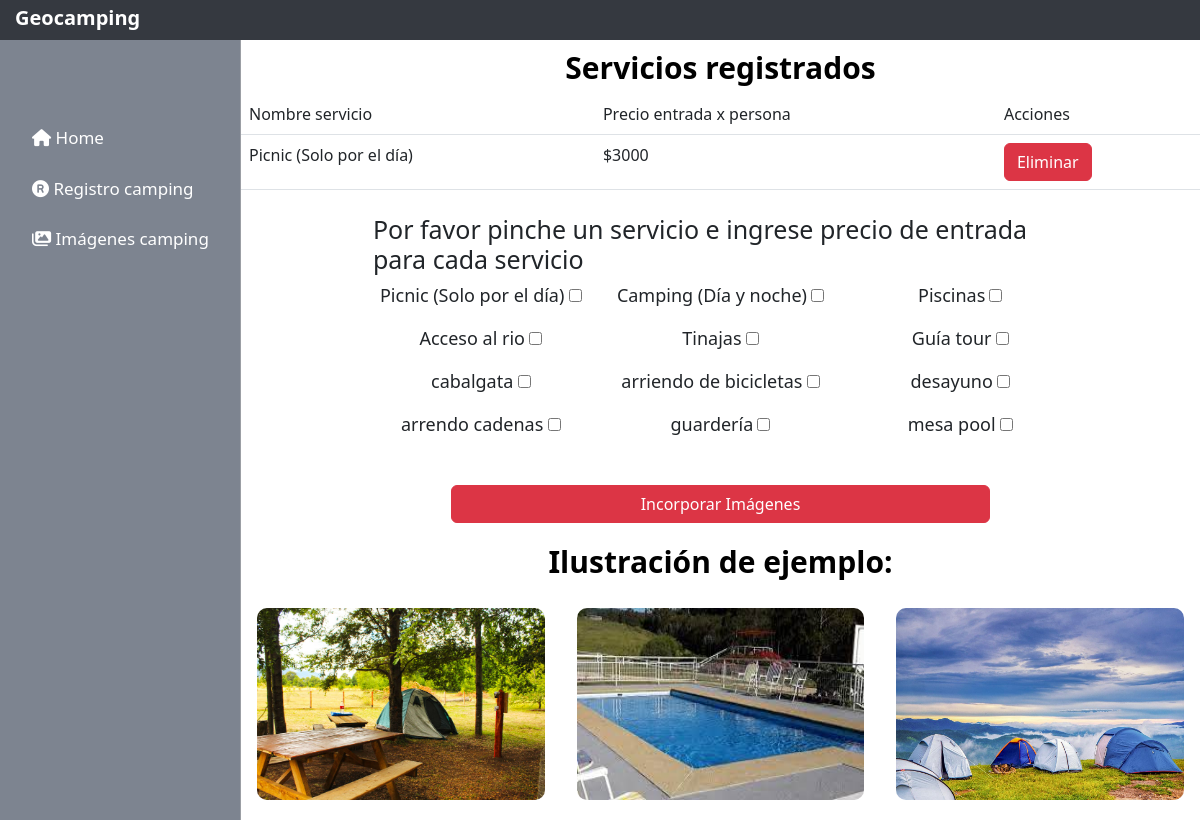
Screenshot of /incorporacion_servicios.php?id=480 with the database file from the repository.
### tables this page shows
CREATE TABLE `tiene` (
  `id_servicio` int NOT NULL,
  `id_camping` int NOT NULL,
  `precio` int NOT NULL
);

CREATE TABLE `servicio` (
  `id_servicio` int NOT NULL,
  `nombre_servicio` varchar(70) NOT NULL
);

### www/incorporacion_servicios.php (the view, shortened to what this page needs)
<!DOCTYPE html>
<html lang="es">
<head>
    <link rel="stylesheet" href="styles_incorporacion_servicios/styles.css">
    <link rel="stylesheet" href="styles_incorporacion_servicios/responsive.css">
    <link href="https://cdn.jsdelivr.net/npm/bootstrap@5.2.0-beta1/dist/css/bootstrap.min.css" rel="stylesheet">
</head>
<body>
    <?php
        include_once("./conexion_bd/conexion.php");
        $id_camping = $_GET["id"];
    ?>
    <div class="main-container">
        <header class="header2" id="header2">
            <div class="logo2">
                <h3>Geocamping</h3>
            </div>
        </header>
        <div class="content">
            <div class="barra-navegacion">
                <nav class="navegacion">
                    <ul class="ul">
                        <li><a href="#"><i class="fa-solid fa-house"></i> Home</a></li>
                        <li><a href="index.php"><i class="fa-solid fa-registered"></i> Registro camping</a></li>
                        <li><a href="listadoImagenes.php?id=<?php echo $id_camping?>"><i class="fa-solid fa-images"></i> Imágenes camping</a></li>
                    </ul>
                </nav>
            </div>
            <div class="panel-admin">
                        <?php
                            $sql = "select c.id_camping ,t.id_servicio, s.nombre_servicio, t.precio from camping c, tiene t, servicio s where c.id_camping = t.id_camping and t.id_servicio = s.id_servicio and c.id_camping = $id_camping";
                            $query = mysqli_query($conn,$sql);
                            $filas = mysqli_num_rows($query);
                            if($filas){
                                ?>
                                    <h1 class="titulo">Servicios registrados</h1>
                                    <table class="w-100 table">
                                        <thead class="">
                                            <td>Nombre servicio</td>
                                            <td>Precio entrada x persona</td>
                                            <td>Acciones</td>
                                        </thead>
                                        <tbody>
                                <?php
                                while($tiene = $query->fetch_row()){
                                    ?>
                                       <tr>
                                            <td><?php echo $tiene[2] ?></td>
                                            <td>$<?php echo $tiene[3] ?></td>
                                            <td><a class="btn btn-danger" href="crud-servicios/delete.php?id_camping=<?php echo $tiene[0]?>&id_servicio=<?php echo $tiene[1]?>">Eliminar</a></td>
                                       </tr>
                                    <?php
                                }
                                ?>
                                       </tbody>
                                    </table>
                                <?php
                            }
                        ?>
                <div id="form" class="w-75 row m-auto">
                    <h1 style="font-size:25px ;" class="mt-2">Por favor pinche un servicio e ingrese precio de entrada para cada servicio </h1>
                        <?php
                        $sql = "select * from servicio";
                        $resultado = mysqli_query($conn,$sql);
                        $filas = mysqli_num_rows($resultado);
                        if($filas > 0){
                            while($servicio = $resultado->fetch_row()){
                            ?>
                            <div class="col-4 service text-center mb-3">
                                <label for=""><?php echo $servicio[1] ?></label>
                                <input type="checkbox" name="servicios[]" value="<?php echo $servicio[0] ?>">
                            </div>
                            <?php
                            }
                        }
                        ?>
                    </div>
                <div class="box-button">
                    <a class="btn btn-danger  w-75 m-auto" href="listadoImagenes.php?id=<?php echo $id_camping?>">Incorporar Imágenes</a>
                </div>
                <h1 class="titulo">Ilustración de ejemplo:</h1>
                <div class="box-img">
                        <img src="img/campings.jpg"  alt="">
                        <img src="img/piscina.jpg"  alt="">
                        <img src="img/Camping.jpg"  alt="">
                </div>
            </div>
        </div>
    </div>
</body>
</html>

### www/styles_incorporacion_servicios/styles.css (style rules this page uses)
* { margin: 0px auto; padding: 0px; }
body { height: 100vh; }
.main-container { width: 100%; height: 100vh; display: flex; flex-direction: column; }
.header2 { width: 100%; background-color: #353940; display: flex; justify-content: flex-start; height: 40px; }
.logo2 { width: 30%; display: flex; justify-content: flex-start; left: 0; margin-left: 0px; }
.logo2 > h3 { margin-left: 15px; line-height:35px; color: white; font-weight: bold; font-size: 20px; }
.content { width: 100%; display: flex; }
.barra-navegacion { width: 20%; min-height: 650px; height: auto; display: flex; background-color: #7d8490; }
.panel-admin { width: 80%; border-left: 1px solid #9b9ea4; display: flex; flex-direction: column; justify-content: center; align-items:center; margin-top: 80px; }
.navegacion { width: 100%; margin: 0px auto; margin-top: 80px; }
.ul { width: 100%; list-style: none; margin-top: 5px; display: flex; flex-direction: column; }
.ul > li { margin-bottom: 25px; margin-left: 0; }
.ul > li > a { text-decoration: none; font-size: 17px; color: white; }
.box-img { width: 100%; display: flex; margin-top: 20px; margin-bottom: 20px; }
.box-img > img { width: 30%; border-radius: 10px; }
.titulo { font-size: 30px; color: black; margin-top: 10px; font-weight: bold; }
.box-button { display: flex; width: 75%; margin: 0px auto; justify-content: center; height: 60px; margin-top: 20px; }
.service > label { font-size: 18px; }

### www/styles_incorporacion_servicios/responsive.css (style rules this page uses)
@media (max-width:1440px) { .panel-admin { margin-top: 0px; } }

### rows the page displays
tiene: id_servicio.nombre_servicio "Picnic (Solo por el día)", precio "3000"
servicio: nombre_servicio "Picnic (Solo por el día)"
servicio: nombre_servicio "Camping (Día y noche)"
servicio: nombre_servicio "Piscinas"
servicio: nombre_servicio "Acceso al rio"
servicio: nombre_servicio "Tinajas"
servicio: nombre_servicio "Guía tour"
servicio: nombre_servicio "cabalgata"
servicio: nombre_servicio "arriendo de bicicletas"
servicio: nombre_servicio "desayuno"
servicio: nombre_servicio "arrendo cadenas"
servicio: nombre_servicio "guardería"
servicio: nombre_servicio "mesa pool"
